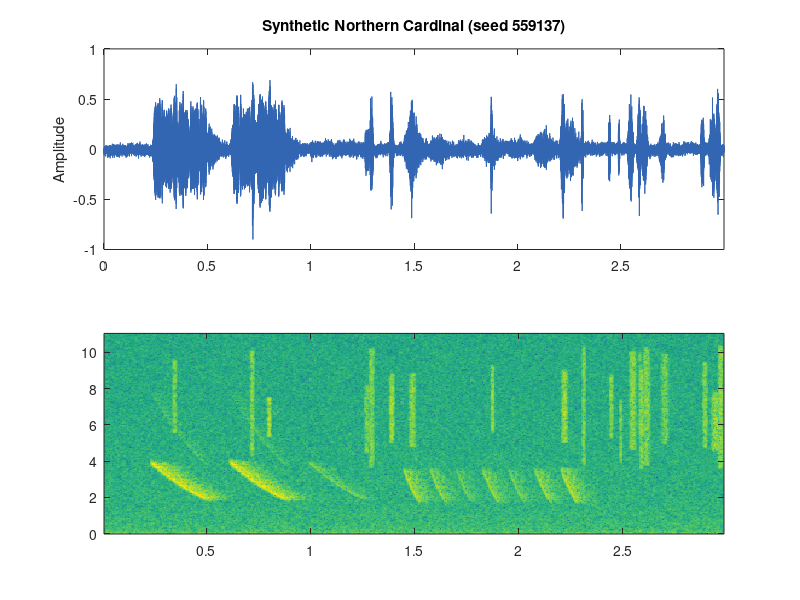

Write the MATLAB code that produced this figure. (Note: this script raises an error after producing the figure.)
function [y, fs, info] = birdCallGenerator(species, varargin)
%BIRDCALLGENERATOR Synthesize a bird song with FM/AM synthesis.
%   y = birdCallGenerator('Northern Cardinal') returns 3 seconds of
%   synthetic cardinal song at 22,050 Hz, the sample rate of the training
%   data, so the output can go straight into birdCallAnalyzer.
%
%   [y, fs, info] = birdCallGenerator(species, Name, Value, ...)
%
%   species   'Northern Cardinal' | 'American Robin' | 'Song Sparrow' |
%             'Bewick''s Wren' | 'Northern Mockingbird' | 'all'
%             Four-letter codes (NOCA, AMRO, SOSP, BEWR, NOMO) and single
%             words ('cardinal', 'robin', 'sparrow', 'wren', 'mockingbird')
%             also work.
%
%   Options
%     'Seed'      random seed. Each seed is a different song; the same seed
%                 always gives the same song. Default: random.
%     'Duration'  length in seconds (default 3, the training clip length)
%     'SNR'       background level, in dB below the song. Default: what is
%                 typical for that species in the training recordings
%                 (wren 11, cardinal 13, robin 15, sparrow 17,
%                 mockingbird 25). Inf = no background at all.
%     'Dynamics'  how much softer than full volume a note can be, in dB.
%                 Default: typical for that species (wren 40, robin 25,
%                 cardinal 20, sparrow 10, mockingbird 10). 0 = all notes
%                 equally loud.
%     'Reverb'    amount of echo, 0 (none) to 1 (default 0.5)
%     'OutFile'   also write the song to this WAV file
%     'Play'      play it through the speakers (default false)
%     'Plot'      show waveform + spectrogram (default: true when called
%                 with no output arguments)
%     'Count'     with 'all': songs per species (default 3)
%     'OutDir'    with 'all': folder for the WAV files
%                 (default 'Synthetic Calls')
%
%   Examples
%     birdCallGenerator('cardinal', 'Play', true)
%     birdCallGenerator('NOCA', 'Seed', 4, 'OutFile', 'fake_cardinal.wav');
%     birdCallAnalyzer('fake_cardinal.wav')    % does the classifier buy it?
%     birdCallGenerator('all', 'Count', 5)     % 25 WAV files
%
%   How it works
%     Every note is a sinusoid whose instantaneous frequency follows a
%     contour f(t). The phase is the running integral of frequency,
%         phi(n) = 2*pi * cumsum(f) / fs,
%     so a falling f(t) gives a downslurred whistle (an FM chirp).
%     Harmonics add timbre, a raised-cosine envelope shapes each note's
%     attack and decay, fast sinusoidal FM + AM (100-300 Hz) turns a tone
%     into a buzz, and band-limited noise makes harsh calls. Each species
%     is a recipe that arranges these notes in time. Finally the song gets
%     the things every field recording has: slight pitch wobble, notes of
%     uneven loudness, echoes (reverb by FFT convolution), and background
%     hiss with faint ticks.
%     Without them the analyzer hears pure tones in silence and calls
%     almost everything a mockingbird.
%
%   Uses only base MATLAB (no toolboxes).
%
%   See also birdCallAnalyzer, testGenerator.

    if nargin < 1 || isempty(species), species = 'Northern Cardinal'; end
    opt = parseOptions(varargin, nargout);
    fs  = 22050;

    if strcmpi(char(species), 'all')
        info = generateAll(opt, fs);
        if nargout > 0, y = []; end
        return;
    end

    [name, code, typicalSnr, typicalDyn] = resolveSpecies(species);
    snr = opt.SNR;
    if isempty(snr), snr = typicalSnr; end
    dyn = opt.Dynamics;
    if isempty(dyn), dyn = typicalDyn; end
    seed = opt.Seed;
    if isempty(seed), seed = randi(1e6); end
    setSeed(seed);

    n = round(opt.Duration * fs);
    switch code
        case 'NOCA', y = cardinalSong(n, fs, dyn);
        case 'AMRO', y = robinSong(n, fs, dyn);
        case 'SOSP', y = songSparrowSong(n, fs, dyn);
        case 'BEWR', y = wrenSong(n, fs, dyn);
        case 'NOMO', y = mockingbirdSong(n, fs, dyn);
    end
    y = addReverb(y, fs, opt.Reverb);
    y = addBackground(y, fs, snr);
    y = 0.9 * y / max(abs(y));

    info = struct('species', name, 'code', code, 'fs', fs, 'seed', seed, ...
                  'snr', snr, 'dynamics', dyn, 'file', opt.OutFile);
    if ~isempty(opt.OutFile)
        audiowrite(opt.OutFile, y, fs);
    end
    if opt.Play
        sound(y, fs);
    end
    if opt.Plot
        plotSong(y, fs, sprintf('Synthetic %s (seed %d)', name, seed));
    end
    if nargout == 0
        clear y      % don't print 66,000 samples when called without a semicolon
    end
end

%% ========================================================================
%  Species recipes. Frequencies in Hz, times in seconds. u(a,b) draws a
%  uniform random number, so every call varies a little, like real birds.
%  ========================================================================

function y = cardinalSong(n, fs, dyn)
% Loud, clear slurred whistles: a phrase of long slurs ("cheer cheer" going
% down, or "wheet wheet" going up), then a fast run of short downslurs
% ("chew-chew-chew"). Almost a pure tone; energy spread over 1.5-4.4 kHz.
    y = zeros(n, 1);  dur = n / fs;
    harm = [1 0.04 0.01];
    t = u(0.05, 0.25);
    while t < dur - 0.3
        % Phrase A: 2-4 long slurs
        goingDown = rand < 0.65;
        if goingDown
            fA = u(3800, 4400);  fB = u(1500, 1800);
        else
            fA = u(1500, 1800);  fB = u(3600, 4100);
        end
        len = u(0.22, 0.32);  gap = u(0.06, 0.12);
        for k = 1:randi([2 4])
            if goingDown
                x = note(fs, len, fA, fB, 'exp', harm, 0.05, 0.15);
            else
                x = note(fs, len, fA, fB, 'exp', harm, 0.15, 0.05);
            end
            y = addNote(y, u(0.85, 1) * x, t, fs, dyn);
            t = t + len + gap;
        end
        % Phrase B: fast, short downslurs
        t = t + u(0.05, 0.15);
        len = u(0.07, 0.11);  gap = u(0.03, 0.05);
        f1 = u(3500, 4000);   f2 = u(1600, 2000);
        for k = 1:randi([4 9])
            x = note(fs, len, f1, f2, 'exp', harm, 0.1, 0.2);
            y = addNote(y, u(0.8, 1) * x, t, fs, dyn);
            t = t + len + gap;
        end
        t = t + u(0.3, 0.7);
    end
end

function y = robinSong(n, fs, dyn)
% "Cheerily, cheer-up, cheerio": short phrases of 2-4 warbled syllables,
% each rising and falling within about 1.7-3.7 kHz, then a pause. The
% syllables in a phrase run together without breaks: one continuous
% voice that dips in loudness between syllables. Rounder and slower than
% a cardinal (about 2-3 phrases a second).
    y = zeros(n, 1);  dur = n / fs;
    harm = [1 0.08 0.02];
    t = u(0.05, 0.3);
    while t < dur - 0.2
        base = u(1900, 2300);                 % each phrase has its own pitch
        fc = [];  ac = [];
        for k = 1:randi([2 4])
            m  = round(u(0.10, 0.16) * fs);
            lo = base * u(0.9, 1.0);
            hi = base * u(1.35, 1.6);
            switch randi(4)
                case {1, 2}, fk = sweep(m, lo, hi, 'arch');
                case 3,      fk = sweep(m, hi, lo, 'lin');
                case 4,      fk = sweep(m, lo, hi, 'lin');
            end
            fc = [fc; fk];                                     %#ok<AGROW>
            ac = [ac; 0.55 + 0.45 * env(m, 0.3, 0.35)];        %#ok<AGROW>
        end
        x = tone(fc, fs, harm) .* ac .* env(numel(fc), 0.05, 0.1);
        y = addNote(y, u(0.8, 1) * x, t, fs, dyn);
        t = t + numel(fc)/fs + u(0.25, 0.5);
    end
end

function y = songSparrowSong(n, fs, dyn)
% Classic pattern: 2-4 clear introductory notes ("sweet sweet sweet"),
% a buzz, a rapid trill, then a jumble of short, varied notes. Brighter
% and busier than the whistlers; energy mostly 3-6 kHz.
    y = zeros(n, 1);  dur = n / fs;
    harm = [1 0.25 0.06];
    t = u(0.05, 0.3);
    while t < dur - 0.5
        % 1) Introductory notes
        f = u(2600, 3300);
        for k = 1:randi([2 4])
            len = u(0.07, 0.11);
            x = note(fs, len, 1.1*f, 0.9*f, 'lin', harm, 0.1, 0.3);
            y = addNote(y, x, t, fs, dyn);
            t = t + len + u(0.08, 0.14);
        end
        % 2) Buzz
        len = u(0.25, 0.45);
        x = buzz(fs, len, u(4100, 5000), u(800, 1400), u(120, 220), harm);
        y = addNote(y, 0.7 * x, t, fs, dyn);
        t = t + len + u(0.04, 0.08);
        % 3) Trill: fast, steep downsweeps
        rate = u(14, 20);
        fA = u(5500, 6800);  fB = u(2800, 3600);
        for k = 1:randi([6 12])
            x = note(fs, 0.6/rate, fA, fB, 'exp', harm, 0.1, 0.4);
            y = addNote(y, 0.8 * x, t, fs, dyn);
            t = t + 1/rate;
        end
        % 4) Terminal jumble
        for k = 1:randi([4 8])
            len = u(0.03, 0.08);
            f1 = u(2300, 6400);  f2 = f1 * u(0.6, 1.4);
            x = note(fs, len, f1, f2, 'lin', harm, 0.1, 0.4);
            y = addNote(y, u(0.6, 1) * x, t, fs, dyn);
            t = t + len + u(0.02, 0.06);
        end
        t = t + u(0.8, 1.5);                  % pause before the next song
    end
end

function y = wrenSong(n, fs, dyn)
% Bewick's Wren: thin and high. One or two buzzy or whistled intro notes,
% then two trills with different note shapes and speeds. Lives in the same
% 2.6-5.5 kHz range as the Song Sparrow, but is built from longer trills.
    y = zeros(n, 1);  dur = n / fs;
    harm = [1 0.2 0.05];
    t = u(0.05, 0.3);
    while t < dur - 0.5
        % Intro: high buzz or high downslurred whistle
        for k = 1:randi([1 2])
            len = u(0.15, 0.25);
            if rand < 0.5
                x = buzz(fs, len, u(4000, 5200), u(500, 800), u(150, 250), harm);
            else
                x = note(fs, len, u(5000, 5800), u(3300, 3900), 'exp', harm, 0.1, 0.3);
            end
            y = addNote(y, 0.8 * x, t, fs, dyn);
            t = t + len + u(0.06, 0.12);
        end
        % Trill 1: fast upsweeps
        rate = u(9, 13);
        fA = u(2900, 3400);  fB = u(4500, 5300);
        for k = 1:round(u(0.5, 0.9) * rate)
            x = note(fs, 0.6/rate, fA, fB, 'exp', harm, 0.2, 0.3);
            y = addNote(y, x, t, fs, dyn);
            t = t + 1/rate;
        end
        t = t + u(0.03, 0.08);
        % Trill 2: slower, lower downsweeps
        rate = u(6, 10);
        fA = u(4000, 4800);  fB = u(2600, 3000);
        for k = 1:round(u(0.4, 0.8) * rate)
            x = note(fs, 0.6/rate, fA, fB, 'exp', harm, 0.1, 0.35);
            y = addNote(y, 0.9 * x, t, fs, dyn);
            t = t + 1/rate;
        end
        t = t + u(0.6, 1.2);
    end
end

function y = mockingbirdSong(n, fs, dyn)
% The mimic: a run of different phrase types, each repeated 3-5 times
% before switching. Phrases are borrowed sounds:
% cardinal-like slurs, robin-like warbles, quick trills, two-note
% whistles, and the odd harsh "chack". Mostly tonal, around 1.8-3.8 kHz.
    y = zeros(n, 1);  dur = n / fs;
    harm = [1 0.06 0.015];
    t = u(0.0, 0.15);
    while t < dur
        x = mockPhrase(fs, harm);
        for r = 1:randi([3 5])
            y = addNote(y, u(0.8, 1) * x, t, fs, dyn);
            t = t + numel(x)/fs + u(0.06, 0.1);
        end
        t = t + u(0.15, 0.3);
    end
end

function x = mockPhrase(fs, harm)
% One phrase for the mockingbird to repeat.
    switch randi(6)
        case 1   % borrowed cardinal slur
            x = note(fs, u(0.15, 0.25), u(3200, 3800), u(1700, 2100), 'exp', harm, 0.08, 0.25);
        case 2   % borrowed robin warble: two arched syllables
            b = u(2000, 2500);
            x = [note(fs, u(0.08, 0.12), b, 1.2*b, 'arch', harm, 0.2, 0.3); ...
                 zeros(round(0.02*fs), 1); ...
                 note(fs, u(0.08, 0.12), 0.95*b, 1.4*b, 'arch', harm, 0.2, 0.3)];
        case 3   % quick trill
            r = u(18, 28);  f1 = u(2600, 3600);  f2 = f1 * u(0.75, 0.9);
            x = [];
            for k = 1:randi([4 7])
                x = [x; note(fs, 0.6/r, f1, f2, 'lin', harm, 0.1, 0.3); zeros(round(0.4*fs/r), 1)]; %#ok<AGROW>
            end
        case 4   % two-note whistle ("tee-oo")
            fA = u(2800, 3600);
            x = [note(fs, u(0.06, 0.1), fA, fA*1.05, 'lin', harm, 0.2, 0.2); ...
                 note(fs, u(0.08, 0.12), fA*0.8, fA*0.7, 'lin', harm, 0.1, 0.3)];
        case 5   % rising-falling whistle
            fA = u(1700, 2200);
            x = note(fs, u(0.15, 0.25), fA, fA*u(1.4, 1.7), 'arch', harm, 0.15, 0.25);
        case 6   % harsh "chack", softened by a tonal core
            len = u(0.05, 0.08);
            nz  = bandNoise(round(len*fs), fs, 1500, 4500);
            x   = (0.35*nz + note(fs, len, 2600, 2200, 'lin', harm, 0.05, 0.05)) ...
                  .* env(round(len*fs), 0.05, 0.6);
    end
end

%% ========================================================================
%  Building blocks
%  ========================================================================

function x = note(fs, dur, f1, f2, shape, harm, att, rel)
% One note: a frequency sweep from f1 to f2 with an attack/release envelope.
    n = max(2, round(dur * fs));
    x = tone(sweep(n, f1, f2, shape), fs, harm) .* env(n, att, rel);
end

function f = sweep(n, f1, f2, shape)
% Frequency contour over n samples.
%   'lin'   straight line from f1 to f2
%   'exp'   constant ratio per second (a straight line on a log axis)
%   'arch'  rises from f1 to f2 at the midpoint, then falls back to f1
    t = linspace(0, 1, n)';
    switch shape
        case 'lin',  f = f1 + (f2 - f1) * t;
        case 'exp',  f = f1 * (f2 / f1) .^ t;
        case 'arch', f = f1 + (f2 - f1) * sin(pi * t);
        otherwise,   error('birdCallGenerator:shape', 'Unknown sweep shape "%s".', shape);
    end
end

function y = tone(f, fs, harm)
% Harmonic tone following the frequency contour f (one value per sample).
% Phase = running integral of frequency, so the pitch follows f exactly.
% A slight random pitch wander is added because no real bird
% holds a perfectly steady pitch; without it every note is an unnaturally
% thin spectral line. (About 2% wander, at rates up to 120 Hz.)
    f   = f(:);
    f   = f .* (1 + 0.02 * smoothNoise(numel(f), fs, 120));
    phi = 2*pi * cumsum(f) / fs;
    y   = zeros(size(f));
    for k = 1:numel(harm)
        if harm(k) == 0, continue; end
        ok = k * f < 0.45 * fs;                  % drop harmonics that would alias
        y  = y + harm(k) * sin(k * phi) .* ok;
    end
end

function e = env(n, att, rel)
% Raised-cosine attack and release; att and rel are fractions of the note.
    e  = ones(n, 1);
    na = max(1, round(att * n));
    nr = max(1, round(rel * n));
    e(1:na) = 0.5 - 0.5*cos(pi * (0:na-1)' / na);
    e(end-nr+1:end) = e(end-nr+1:end) .* (0.5 + 0.5*cos(pi * (1:nr)' / nr));
end

function x = buzz(fs, dur, fc, depth, rate, harm)
% Buzz: a carrier whose pitch and loudness wobble 'rate' times a second.
    n  = max(2, round(dur * fs));
    t  = (0:n-1)' / fs;
    f  = fc + depth * sin(2*pi*rate*t);
    am = 0.55 + 0.45 * cos(2*pi*rate*t);
    x  = tone(f, fs, harm) .* am .* env(n, 0.1, 0.2);
end

function w = smoothNoise(n, fs, bw)
% Random signal in [-1, 1] containing only frequencies below bw Hz.
    W  = fft(randn(n, 1));
    fr = (0:n-1)' * fs / n;
    fr = min(fr, fs - fr);
    W(fr > bw) = 0;
    w  = real(ifft(W));
    w  = w / (max(abs(w)) + eps);
end

function y = addReverb(y, fs, wet)
% Echoes off trees and ground: convolve with an impulse response of
% exponentially decaying noise (60 dB of decay in rt60 seconds), done with
% the FFT because direct convolution of 66,000 x 5,000 samples is slow.
    if wet <= 0, return; end
    rt60 = 0.25;
    nIr  = round(rt60 * fs);
    t    = (0:nIr-1)' / fs;
    ir   = randn(nIr, 1) .* exp(-6.9 * t / rt60);
    nfft = 2^nextpow2(numel(y) + nIr - 1);
    r    = real(ifft(fft(y, nfft) .* fft(ir, nfft)));
    r    = r(1:numel(y));
    r    = r * sqrt(mean(y.^2) / (mean(r.^2) + eps));      % match loudness
    y    = (1 - wet) * y + wet * r;
end

function x = bandNoise(n, fs, fLo, fHi)
% White noise band-limited to [fLo, fHi] Hz by zeroing FFT bins.
    X = fft(randn(n, 1));
    f = (0:n-1)' * fs / n;
    f = min(f, fs - f);                          % frequency of each bin
    X(f < fLo | f > fHi) = 0;
    x = real(ifft(X));
    x = x / (max(abs(x)) + eps);
end

function y = addNote(y, x, t0, fs, dynDb)
% Mix a song note into y at a random loudness between full and dynDb dB
% softer. Real songs mix loud and soft notes, and the bird turns its head
% and shifts distance while singing. Without this, every note is equally
% loud and the clip's peak-to-average level is far below real recordings.
    y = place(y, x * 10^(-dynDb * rand / 20), t0, fs);
end

function y = place(y, x, t0, fs)
% Mix note x into y starting at t0 seconds; anything past the end is cut.
    i0 = round(t0 * fs) + 1;
    if i0 > numel(y), return; end
    i1 = min(numel(y), i0 + numel(x) - 1);
    y(i0:i1) = y(i0:i1) + x(1:i1-i0+1);
end

function y = addBackground(y, fs, snrDb)
% Real recordings always have sound under the bird. Two layers, scaled to
% sit snrDb below the song:
%   1) steady hiss whose power falls off with frequency (~1/f^0.6, between
%      white and pink noise), and
%   2) scattered faint ticks in the 3.5-10 kHz range (insects, distant
%      birds) at random times, about 8 a second, so the high bands
%      flicker the way they do in field recordings instead of sitting flat.
    if isinf(snrDb), return; end
    n = numel(y);
    sig   = y(abs(y) > 1e-3 * max(abs(y)));      % RMS of the song itself
    level = sqrt(mean(sig.^2)) * 10^(-snrDb/20);

    X = fft(randn(n, 1));
    f = (0:n-1)' * fs / n;
    f = min(f, fs - f);
    f(1) = f(2);                                 % avoid dividing by zero at DC
    hiss = real(ifft(X ./ f.^0.3));              % amplitude ~ f^-0.3, power ~ f^-0.6
    hiss = hiss / sqrt(mean(hiss.^2));

    ticks = zeros(n, 1);
    t = 0;
    while true
        t = t - log(rand) / 8;                   % random (Poisson) arrival times
        if t >= n/fs, break; end
        m = round(u(0.01, 0.05) * fs);
        x = bandNoise(m, fs, u(3500, 6000), u(7000, 10500)) .* env(m, 0.5, 0.5);
        ticks = place(ticks, u(0.5, 1.5) * x, t, fs);
    end
    ticks = ticks / sqrt(mean(ticks.^2) + eps);

    y = y + level * (hiss + 2 * ticks);
end

function r = u(a, b)
% Uniform random number in [a, b].
    r = a + (b - a) * rand;
end

function setSeed(seed)
    if exist('rng', 'file') || exist('rng', 'builtin')
        rng(seed);
    else
        rand('seed', seed); randn('seed', seed); %#ok<RAND>
    end
end

%% ========================================================================
%  Options, batch mode, plotting
%  ========================================================================

function [name, code, snr, dyn] = resolveSpecies(s)
% Name, code, typical recording SNR (dB), and note-to-note loudness range
% (dB) for each species, calibrated against the training recordings. Wren
% and sparrow clips are the noisiest, mockingbird clips the cleanest (they
% sing loudly from exposed perches). The loudness ranges were set so each
% species' synthetic songs match its real recordings on how loud the
% singing is compared with the clip's peak (the classifier's first MFCC).
    names = {'Bewick''s Wren', 'Northern Cardinal', 'American Robin', ...
             'Song Sparrow', 'Northern Mockingbird'};
    codes = {'BEWR', 'NOCA', 'AMRO', 'SOSP', 'NOMO'};
    words = {'wren', 'cardinal', 'robin', 'sparrow', 'mockingbird'};
    snrs  = [11 13 15 17 25];
    dyns  = [40 20 25 10 10];
    s = lower(strtrim(char(s)));
    for k = 1:numel(names)
        if strcmpi(s, names{k}) || strcmpi(s, codes{k}) || ~isempty(strfind(s, words{k}))
            name = names{k};  code = codes{k};  snr = snrs(k);  dyn = dyns(k);
            return;
        end
    end
    error('birdCallGenerator:species', 'Unknown species "%s". Use one of: %s, or ''all''.', ...
          s, strjoin(names, ', '));
end

function opt = parseOptions(args, nOut)
    opt = struct('Seed', [], 'Duration', 3, 'SNR', [], 'Dynamics', [], 'Reverb', 0.5, 'OutFile', '', ...
                 'Play', false, 'Plot', nOut == 0, 'Count', 3, ...
                 'OutDir', 'Synthetic Calls');
    if mod(numel(args), 2) ~= 0
        error('birdCallGenerator:options', 'Options must come in Name, Value pairs.');
    end
    names = fieldnames(opt);
    for k = 1:2:numel(args)
        hit = names(strcmpi(names, char(args{k})));
        if isempty(hit)
            error('birdCallGenerator:options', 'Unknown option "%s".', char(args{k}));
        end
        opt.(hit{1}) = args{k+1};
    end
    opt.OutFile = char(opt.OutFile);
    opt.OutDir  = char(opt.OutDir);
    if ~isscalar(opt.Duration) || opt.Duration < 1
        error('birdCallGenerator:options', 'Duration must be at least 1 second.');
    end
end

function info = generateAll(opt, fs)
% Write opt.Count songs per species to opt.OutDir. Seeds are fixed
% (species index * 1000 + song number, plus 'Seed' if given), so the same
% call always produces the same files.
    codes = {'BEWR', 'NOCA', 'AMRO', 'SOSP', 'NOMO'};
    base  = opt.Seed;
    if isempty(base), base = 0; end
    if ~exist(opt.OutDir, 'dir'), mkdir(opt.OutDir); end
    files = {};  species = {};
    for c = 1:numel(codes)
        for k = 1:opt.Count
            file = fullfile(opt.OutDir, sprintf('synthetic_%s_%02d.wav', codes{c}, k));
            [~, ~, one] = birdCallGenerator(codes{c}, 'Seed', base + 1000*c + k, ...
                'Duration', opt.Duration, 'SNR', opt.SNR, 'Dynamics', opt.Dynamics, ...
                'Reverb', opt.Reverb, ...
                'OutFile', file, 'Plot', false);
            files{end+1, 1}   = file;         %#ok<AGROW>
            species{end+1, 1} = one.species;  %#ok<AGROW>
        end
    end
    info = struct('files', {files}, 'species', {species}, 'fs', fs);
    fprintf('Wrote %d synthetic calls to "%s".\n', numel(files), opt.OutDir);
end

function plotSong(y, fs, titleStr)
% Waveform + spectrogram (manual STFT, same settings as birdCallAnalyzer).
    figure('Name', 'Bird Call Generator', 'Position', [100 100 1000 500]);
    t = (0:numel(y)-1) / fs;
    ax1 = subplot(2, 1, 1);
    plot(ax1, t, y, 'Color', [0.2 0.4 0.7]);
    xlim(ax1, [0 t(end)]);  ylabel(ax1, 'Amplitude');
    title(ax1, strrep(titleStr, '_', '\_'));

    [S, tt, ff] = stftDb(y, fs);
    ax2 = subplot(2, 1, 2);
    imagesc(ax2, tt, ff/1000, S);
    axis(ax2, 'xy');  colormap(ax2, parula);
    mx = max(S(:));  set(ax2, 'CLim', [mx-80 mx]);
    ylabel(ax2, 'Frequency (kHz)');  xlabel(ax2, 'Time (s)');
    title(ax2, 'Spectrogram');
    linkaxes([ax1 ax2], 'x');
end

function [S, tt, ff] = stftDb(x, fs)
    nfft = 512;  hop = 128;
    w  = 0.5 - 0.5*cos(2*pi*(0:nfft-1)'/(nfft-1));
    nF = max(1, 1 + floor((numel(x) - nfft)/hop));
    xp = [x(:); zeros(max(0, nfft - numel(x)), 1)];
    idx = (1:nfft)' + (0:nF-1)*hop;
    S  = abs(fft(xp(idx) .* w, nfft));
    S  = 20*log10(S(1:nfft/2+1, :) + 1e-6);
    tt = ((0:nF-1)*hop + nfft/2) / fs;
    ff = (0:nfft/2) * fs / nfft;
end
